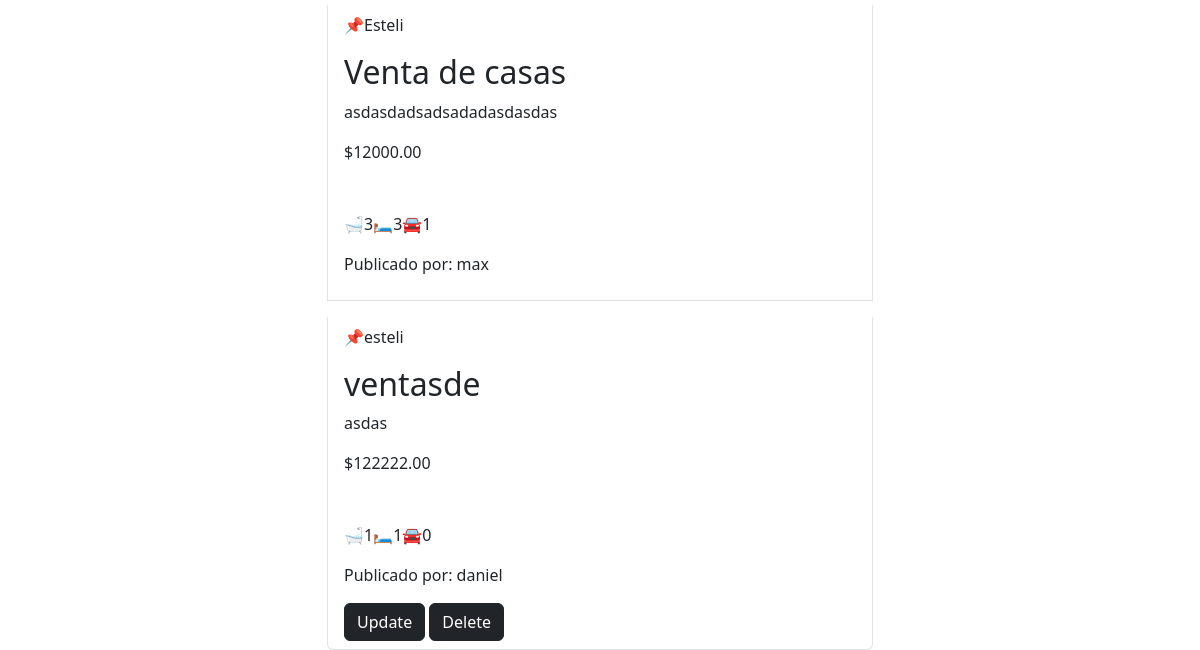
/venta/ (signed in, lower part), run on an earlier commit of the app's database.
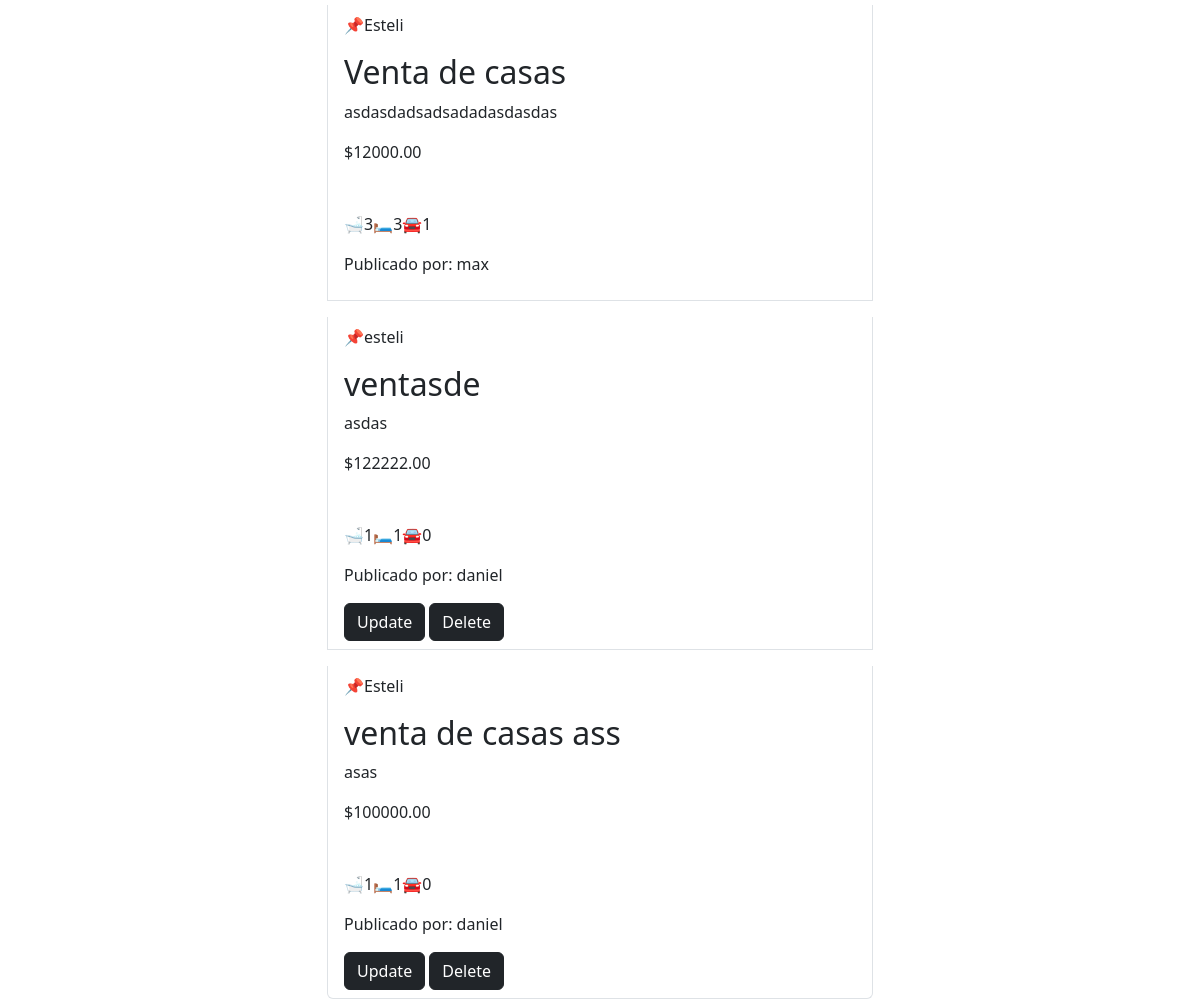
And on a later commit of the database.
### main/models.py (models this page shows, shortened)
class Property(models.Model):
    title = models.CharField(max_length=200)
    description = models.TextField()
    price = models.DecimalField(max_digits=10, decimal_places=2)
    bedrooms = models.IntegerField(default=1)
    bathrooms = models.IntegerField(default=1)
    parking = models.IntegerField(default=0)
    department = models.CharField(max_length=200)
    user = models.ForeignKey(User, on_delete=models.CASCADE)

### main/views.py (the view)
# urls.py: path('venta/', views.venta, name='venta'),
@login_required
def venta(request):
    propiedad = Property.objects.all()
    return render(request, 'venta/venta.html', {
        'propiedad': propiedad, 'user': request.user
    })

### main/templates/venta/venta.html
{% extends 'layouts/base.html' %}
{% block content %}
<main class="container">
    <div class="row">
        <div class="col-md-6 offset-md-3">
            <ul class="list-group">
                {% for i in propiedad %}
                <li class="list-group-item mt-3">
                    <p>📌{{i.department}}</p>
                    <h2>{{i.title}}</h2>
                    <p>{{i.description}}</p>
                    <p>${{i.price}}</p>
                    <div class="mt-5 d-flex">
                        <p>🛁{{i.bathrooms}}</p>
                        <p>🛏️{{i.bedrooms}}</p>
                        <p>🚘{{i.parking}}</p>
                    </div>
                    <p>Publicado por: {{i.user.username}}</p>
                    {% if i.user == user %}
                        <div>
                            <a href="{% url 'update_venta' i.id %}" class="btn btn-dark">Update</a>
                            <a href="{% url 'delete_venta' i.id %}" class="btn btn-dark">Delete</a>
                        </div>
                    {% endif %}
                </li>
                {% endfor %}
            </ul>
        </div>
    </div>
</main>
{% endblock %}

### main/templates/layouts/base.html (shortened to what this page needs)
<!DOCTYPE html>
<html lang="en">
<head>
    <link rel="stylesheet" href="https://cdn.jsdelivr.net/npm/bootstrap@5.3.3/dist/css/bootstrap.min.css">
</head>
<body>
    {% block content %}
    {% endblock %}
</body>
</html>

What changed in the data, as far as the page shows it:
added Property: department "Esteli", title "venta de casas ass", description "asas", price "100000.00", bathrooms "1", bedrooms "1", parking "0", user.username "daniel", shows "Update"
